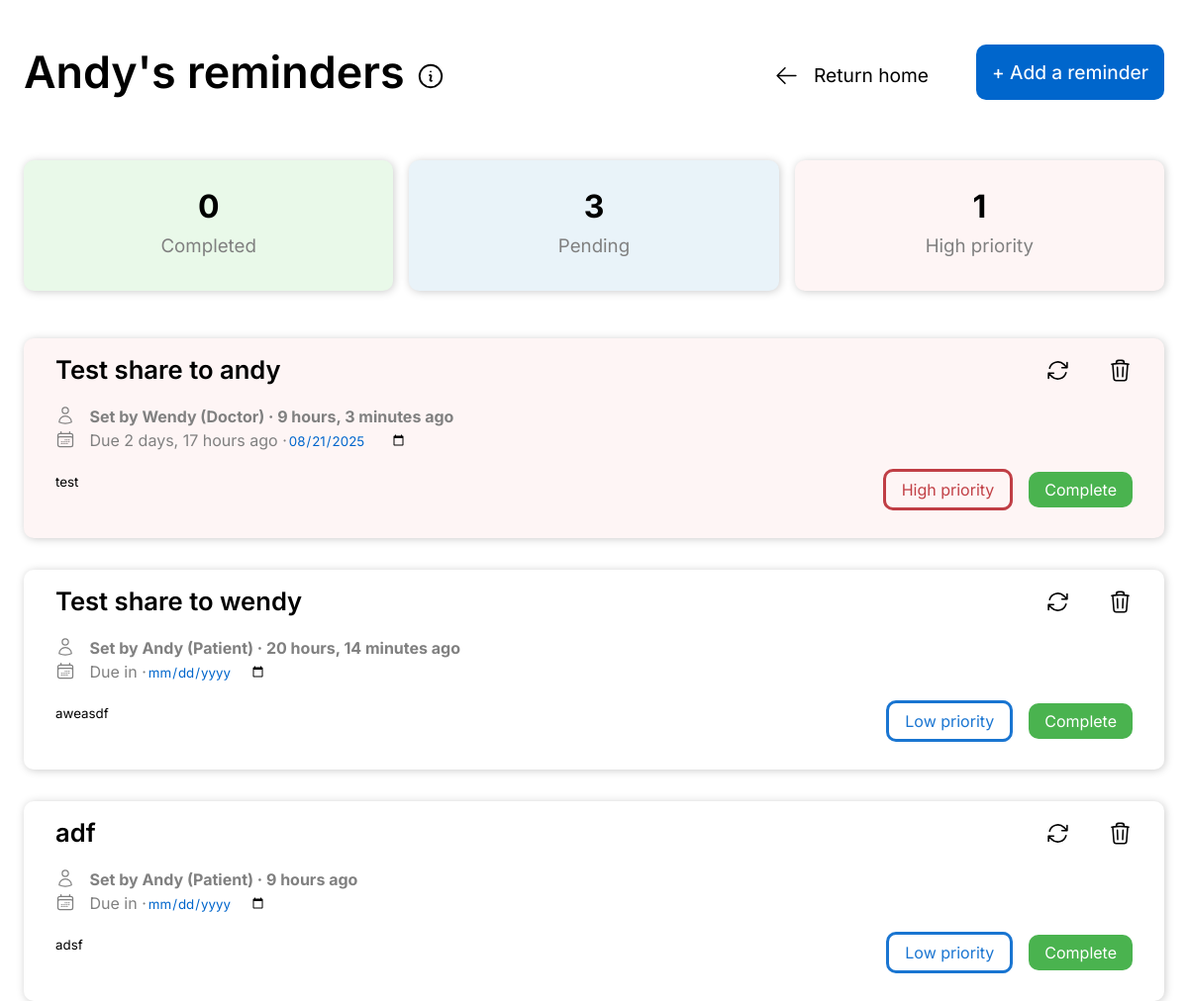
The page /reminders/ (signed in) on the database as committed earlier.
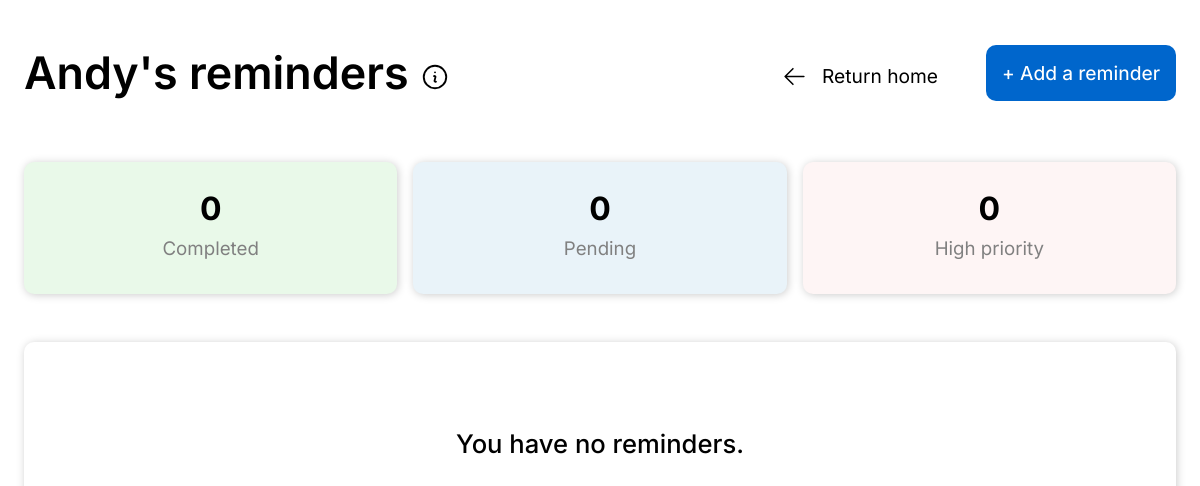
The same page on the database as committed later.
### reminders/models.py (models this page shows, shortened)
class Reminder(models.Model):
    user = models.ManyToManyField(User, related_name='reminders')
    title = models.CharField(max_length=100)
    content = models.TextField()
    date_added = models.DateTimeField(auto_now_add=True)
    due_date = models.DateTimeField(null=True, blank=True)
    is_completed = models.BooleanField(default=False)
    created_by = models.ForeignKey(User, on_delete=models.CASCADE, null=True, blank=True)

### authenticate/models.py (models this page shows, shortened)
class Account(models.Model):
    user = models.OneToOneField(User, on_delete=models.CASCADE)
    role = models.CharField(max_length=20, choices=[('Doctor', 'Doctor'), ('Patient', 'Patient')], default='Patient')

### reminders/views.py (the view)
# urls.py: path('', views.reminders_dash, name='reminders_dash'),
def reminders_dash(request):
    now = timezone.now()
    return render(request, 'reminders/reminders.html', {
        'reminders': Reminder.objects.filter(user=request.user, is_completed=False).order_by('-due_date'),
        'completed_reminders': Reminder.objects.filter(user=request.user, is_completed=True),
        'high_priority_reminders': Reminder.objects.filter(user=request.user, is_completed=False, due_date__lt=now),
    })

### reminders/templates/reminders/reminders.html (shortened to what this page needs)
{% extends 'base.html' %}
{% block head %}
    {% load static %}
    <link rel="stylesheet" href="{% static 'reminders/css/reminders_style.css' %}">
{% endblock %}
{% block content %}
    <div class="heading">
        <div style="align-self:center;">
            <h1> {{ request.user.username }}'s reminders
                <button id="info-button" class="info-button" style="cursor:pointer;">
                </button>
            </h1>
        </div>
        <div class="page-links">
            <a href="{% url 'workspace:dashboard' %}" class="return-home">
                <svg style="width:25px; transform:translateY(6px); margin-right:10px;" xmlns="http://www.w3.org/2000/svg" fill="none" viewBox="0 0 24 24" stroke-width="1.5" stroke="currentColor" class="size-6">
                    <path stroke-linecap="round" stroke-linejoin="round" d="M10.5 19.5 3 12m0 0 7.5-7.5M3 12h18" />
                </svg>
                Return home
            </a>
            <a href="{% url 'reminders:add_reminder' %}" class="add-reminder"> + Add a reminder </a>
        </div>
    </div>
    <div class="reminder-stats">
        <div class="completed-stats" style="background-color:#e9f9e9;">
            <h1> {{ completed_reminders|length }} </h1>
            <h3> Completed </h3>
        </div>
        <div class="completed-stats" style="background-color:#e9f3f9;">
            <h1> {{ reminders|length }} </h1>
            <h3> Pending </h3>
        </div>
        <div class="completed-stats" style="background-color:#fef5f5">
            <h1> {{ high_priority_reminders|length }} </h1>
            <h3> High priority </h3>
        </div>
    </div>
    <div class="widget-container">
        {% if reminders %}
            {% for reminder in reminders %}
                {% if reminder in high_priority_reminders %}
                    <div class="reminder-widget" style="background:#fef5f5;">
                {% else %}
                    <div class="reminder-widget">
                {% endif %}
                    <div class="widget-content">
                        <form action="{% url 'reminders:update_reminder' reminder.id %}" method="POST" id="update-form">
                            <input placeholder="Reminder title" required maxlength="70" name="title" class="reminder-title" style="margin-bottom:8px;" value="{{ reminder.title }}"></input>
                            <p style="color:grey; font-weight:200; margin-top:10px; margin-bottom:0;">
                                <span class="created-by"> <b> Set by {{ reminder.created_by.username }} ({{ reminder.created_by.account.role }}) · {{ reminder.date_added|timesince }} ago </b> </span>
                            </p>
                            <p style="color:grey; margin-top:0;">
                                {% if reminder not in high_priority_reminders %}
                                    Due in {{ reminder.due_date|timeuntil }}
                                {% else %}
                                    Due {{ reminder.due_date|timesince }} ago
                                {% endif %}
                                ·<input type="date" id="due_date" name="due_date" placeholder="Due date" class="due_date" value="{{ reminder.due_date|date:'Y-m-d' }}">
                            </p>
                            <textarea style="margin-top:8px; margin-bottom:16px;" placeholder="Reminder content" required maxlength="3000" name="content">{{ reminder.content }}</textarea>
                        </form>
                        <div class="reminder-actions">
                            <button class="update" id="update">
                            </button>
                            <a href="{% url 'reminders:delete_reminder' reminder.id %} ">
                            </a>
                        </div>
                        <div class="complete-links">
                            {% if reminder in high_priority_reminders %}
                                <span class="status" style="border:solid #ba2b32E6; background:transparent; color:#ba2b32E6"> High priority </span>
                            {% else %}
                                <span class="status" style="border:solid #0066ccE6; background:transparent; color:#0066ccE6"> Low priority </span>
                            {% endif %}
                            <a href="{% url 'reminders:complete_reminder' reminder.id %}" class="complete">
                                Complete
                            </a>
                        </div>
                    </div>
                </div>
            {% endfor %}
        {% else %}
            <div class="reminder-widget">
                <h1 style="position:absolute; font-weight:500; font-size:1.6rem; place-self:center;"> You have no reminders. </h1>
            </div>
        {% endif %}
        </div>
{% endblock %}

### templates/base.html (shortened to what this page needs)
<!doctype html>
<html lang="en">
<head>
    {% block head %}
    {% endblock %}
</head>
<body>
    {% block content %}
    {% endblock %}
</body>
</html>

### reminders/static/reminders/css/reminders_style.css (style rules this page uses)
.heading { display: grid; grid-template-columns: repeat(auto-fit, minmax(min(400px, 100%), 1fr)); margin: 1rem 1rem 1rem 1rem; font-family: "Inter", sans-serif; }
.heading h1 { font-size: 2.8rem; font-weight: 600; font-family: "Inter", sans-serif; }
h3 { font-weight: 300; }
.info-button { background-color: transparent; padding: 0; border: none; }
.reminder-stats { display: grid; grid-template-columns: repeat(auto-fit, minmax(min(200px, 100%), 1fr)); padding: 1rem; gap: 1rem; box-sizing: border-box; margin-bottom: 1rem; }
.completed-stats { display: flex; line-height: 0; justify-content: center; align-items: center; flex-direction: column; font-family: "Inter", sans-serif; text-align: center; padding: 1rem; border-radius: 10px; height: 100px; background-color: white; box-shadow: 1px 1px 8px 0 #cccccc; }
.completed-stats h3 { font-weight: 400; color: grey; }
.page-links { align-self: center; justify-self: end; display: flex; justify-content: center; align-items: center; gap: 3rem; }
.return-home { color: black; text-decoration: none; font-size: 1.2rem; }
.add-reminder { color: white; padding: 1rem; font-weight: 450; font-size: 1.2rem; text-decoration: none; justify-self: end; align-self: center; border-radius: 10px; background-color: #0066cc; }
.widget-container { display: grid; grid-template-columns: 1fr; gap: 2rem; padding: 1rem; }
.reminder-widget { display: grid; height: 170px; grid-template-columns: 1fr; grid-column-gap: 1rem; border-radius: 10px; padding: 1rem; font-family: "Inter", sans-serif; box-shadow: 1px 1px 8px 0 #cccccc; }

Rows that differ between the two databases and show on the page:
removed Reminder: title "Test share to andy", created_by.username "Wendy", created_by.account.role "Doctor", date_added "9 hours, 3 minutes", due_date "2 days, 17 hours", due_date "08/21/2025", content "test", shows "High priority"
removed Reminder: title "Test share to wendy", created_by.username "Andy", created_by.account.role "Patient", date_added "20 hours, 14 minutes", content "aweasdf", shows "Low priority"
removed Reminder: title "adf", created_by.username "Andy", created_by.account.role "Patient", date_added "9 hours", content "adsf", shows "Low priority"
Other text that changed with them:
{{ reminders|length }}: "3" → "0"
{{ high_priority_reminders|length }}: "1" → "0"
text now shown: "You have no reminders."
